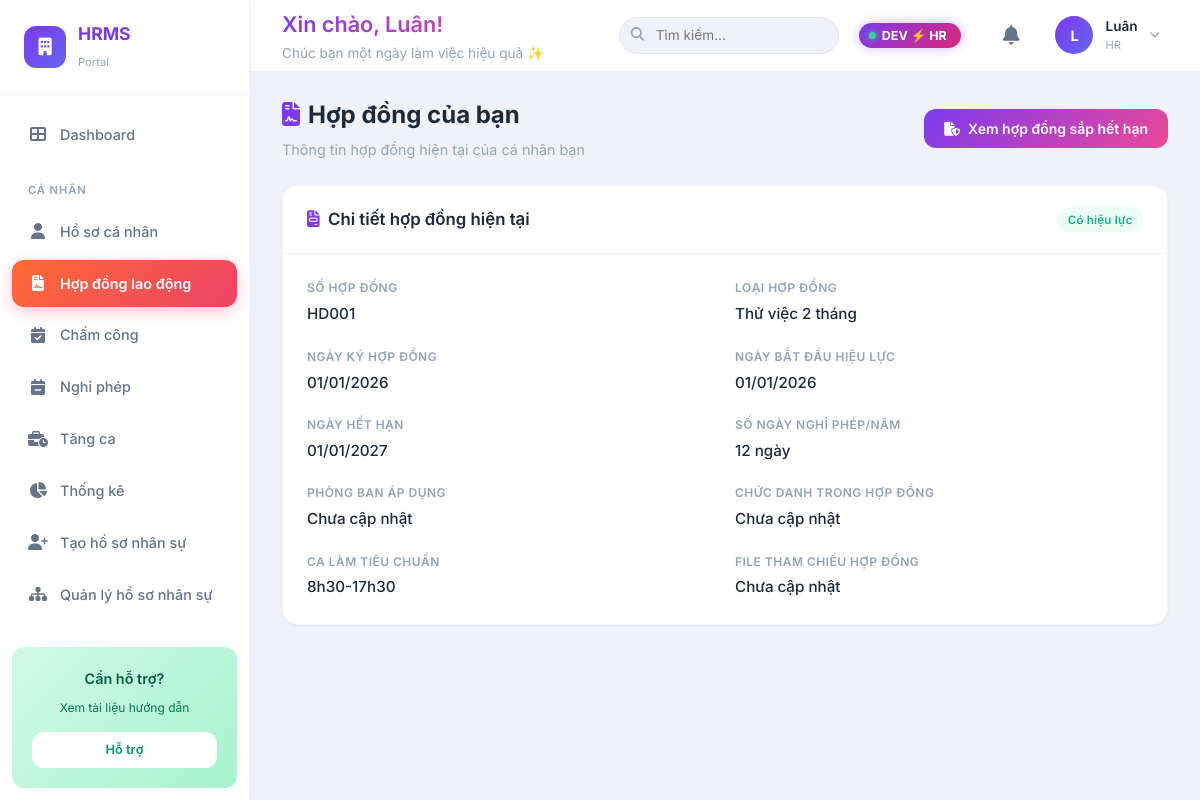
The page /contract/ (signed in) on the database its author committed.
### accounts/models/account_model.py (models this page shows, shortened)
class UserProfile(models.Model):
    user = models.OneToOneField(
        User,
        on_delete=models.CASCADE,
        related_name="profile",
        help_text="Django user that owns this profile.",
    )
    role = models.ForeignKey(
        Role,
        on_delete=models.SET_NULL,
        null=True,
        blank=True,
        related_name="users",
        help_text="System role used for interface and access control.",
    )
    permissions = models.ManyToManyField(
        CustomPermission,
        blank=True,
        related_name="users",
        help_text="Custom permissions assigned independently from role.",
    )
    full_name = models.CharField(
        max_length=255,
        blank=True,
        null=True,
        default="",
        help_text="Full name from registration.",
    )
    employee_id = models.CharField(
        max_length=50,
        unique=True,
        help_text="Unique employee ID.",
    )
    @property
    def is_admin(self):
        if self.role and self.role.name == Role.ADMIN:
            return True
        return bool(self.user_id and self.user.is_superuser and not self.role)
    class Meta:
        ordering = ["user__username"]

### accounts/models/role_model.py (models this page shows, shortened)
class Role(models.Model):
    ADMIN = "admin"
    HR = "hr"
    MANAGER = "manager"
    LEADER = "leader"
    EMPLOYEE = "employee"
    ROLE_CHOICES = [
        (ADMIN, "Admin"),
        (HR, "HR"),
        (MANAGER, "Manager"),
        (LEADER, "Leader"),
        (EMPLOYEE, "Employee"),
    ]
    name = models.CharField(
        max_length=50,
        unique=True,
        choices=ROLE_CHOICES,
        help_text="Tên vai trò (VD: 'admin', 'manager').",
    )
    description = models.TextField(
        blank=True,
        default="",
        help_text="Mô tả vai trò này làm gì.",
    )
    class Meta:
        ordering = ["name"]

### contracts/models/contract_info_model.py (models this page shows, shortened)
class ContractInfo(models.Model):
    user = models.ForeignKey(
        User,
        on_delete=models.CASCADE,
        related_name='contracts',
        help_text="Nhân viên sở hữu hợp đồng này.",
    )
    is_active = models.BooleanField(
        default=True,
        help_text="Hợp đồng đang hiệu lực?",
    )
    contract_number = models.CharField(
        max_length=100,
        blank=True,
        default='',
        help_text="Số hợp đồng hiện tại. VD: HD-2026-001.",
    )
    contract_type = models.CharField(
        max_length=100,
        blank=True,
        default='',
        help_text="Loại hợp đồng. VD: Thử việc 2 tháng, Chính thức 1 năm.",
    )
    contract_signed_date = models.CharField(
        max_length=10,
        blank=True,
        default='',
        help_text="Ngày ký hợp đồng (DD/MM/YYYY).",
    )
    contract_start_date = models.CharField(
        max_length=10,
        blank=True,
        default='',
        help_text="Ngày bắt đầu hiệu lực (DD/MM/YYYY).",
    )
    contract_end_date = models.CharField(
        max_length=10,
        blank=True,
        default='',
        help_text="Ngày hết hạn (DD/MM/YYYY). Để trống nếu không thời hạn.",
    )
    contract_annual_leave_days = models.PositiveIntegerField(
        null=True,
        blank=True,
        help_text="Số ngày nghỉ phép/năm theo hợp đồng.",
    )
    contract_standard_shift = models.CharField(
        max_length=100,
        blank=True,
        default='',
        help_text="Ca làm tiêu chuẩn. VD: 08:30 - 17:30 (Thứ 2 đến Thứ 6).",
    )
    shift_start_time = models.TimeField(
        null=True, blank=True,
        help_text="Giờ bắt đầu ca (đi trễ tính từ đây).",
    )
    shift_end_time = models.TimeField(
        null=True, blank=True,
        help_text="Giờ kết thúc ca (về sớm tính từ đây).",
    )
    contract_attachment_reference = models.CharField(
        max_length=255,
        blank=True,
        default='',
        help_text="Tên file hoặc link tham chiếu hợp đồng.",
    )
    class Meta:
        ordering = ['user__username']
        verbose_name = 'Hợp đồng lao động'
        verbose_name_plural = 'Hợp đồng lao động'

### contracts/views/__init__.py (the view)
# urls.py: path('contract/', contract_view, name='contract'),
@login_required
@deny_admin
def contract_view(request):
    ensure_profile(request.user)
    contract_info = ensure_contract_info(request.user)
    contract_context = build_contract_page_context(contract_info)
    return render(request, 'contracts/contract.html', {
        'active_page': 'contract',
        'contract_context': contract_context,
        'contract_info': contract_info,
    })

### contracts/templates/contracts/contract.html (shortened to what this page needs)
{% extends 'accounts/base_dashboard.html' %}
{% load static %}
{% block content %}
<div class="animate-fade">
    <div style="margin-bottom: 1.5rem; display: flex; justify-content: space-between; align-items: center; flex-wrap: wrap; gap: 1rem;">
        <div>
            <h2 style="font-size:1.5rem; font-weight:700; color:var(--text-main); margin-bottom:0.25rem;">
                <i class="fa-solid fa-file-contract" style="color:var(--primary); margin-right:8px;"></i>Hợp đồng của bạn
            </h2>
            <p style="color:var(--text-muted); font-size:0.9rem;">Thông tin hợp đồng hiện tại của cá nhân bạn</p>
        </div>
        {% if request.user.profile.role.name == 'hr' %}
        <a href="{% url 'hr_expiring_contracts' %}" class="btn btn-primary" style="display: inline-flex; align-items: center; gap: 0.5rem; font-weight: 600;">
            <i class="fa-solid fa-file-shield"></i> Xem hợp đồng sắp hết hạn
        </a>
        {% endif %}
    </div>
    {% if not contract_context.has_contract %}
    <div class="card">
        <div class="card-body">
            <div class="empty-state">
                <i class="fa-solid fa-file-circle-xmark"></i>
                <h3>Chưa có đủ thông tin hợp đồng</h3>
                <p>Vui lòng liên hệ HR/Admin để bổ sung hoặc cập nhật thông tin hợp đồng hiện tại.</p>
            </div>
        </div>
    </div>
    {% else %}
        <div class="card">
            <div class="card-header">
                <h3><i class="fa-solid fa-file-invoice" style="color:var(--primary);"></i>&nbsp; Chi tiết hợp đồng hiện tại</h3>
                <span class="badge {{ contract_context.contract_status_class }}">{{ contract_context.contract_status_label }}</span>
            </div>
            <div class="card-body">
                <div class="info-grid">
                    <div class="info-item">
                        <div class="info-label">Số hợp đồng</div>
                        <div class="info-value">{{ contract_info.contract_number }}</div>
                    </div>
                    <div class="info-item">
                        <div class="info-label">Loại hợp đồng</div>
                        <div class="info-value">{{ contract_info.contract_type }}</div>
                    </div>
                    <div class="info-item">
                        <div class="info-label">Ngày ký hợp đồng</div>
                        <div class="info-value">{{ contract_info.contract_signed_date }}</div>
                    </div>
                    <div class="info-item">
                        <div class="info-label">Ngày bắt đầu hiệu lực</div>
                        <div class="info-value">{{ contract_info.contract_start_date }}</div>
                    </div>
                    <div class="info-item">
                        <div class="info-label">Ngày hết hạn</div>
                        <div class="info-value">{{ contract_context.contract_end_display }}</div>
                    </div>
                    <div class="info-item">
                        <div class="info-label">Số ngày nghỉ phép/năm</div>
                        <div class="info-value">{{ contract_info.contract_annual_leave_days }} ngày</div>
                    </div>
                    <div class="info-item">
                        <div class="info-label">Phòng ban áp dụng</div>
                        <div class="info-value">{{ request.user.profile.department|default:"Chưa cập nhật" }}</div>
                    </div>
                    <div class="info-item">
                        <div class="info-label">Chức danh trong hợp đồng</div>
                        <div class="info-value">{{ request.user.profile.position|default:"Chưa cập nhật" }}</div>
                    </div>
                    <div class="info-item">
                        <div class="info-label">Ca làm tiêu chuẩn</div>
                        <div class="info-value">{{ contract_info.contract_standard_shift }}</div>
                    </div>
                    <div class="info-item">
                        <div class="info-label">File tham chiếu hợp đồng</div>
                        <div class="info-value">
                            {% if contract_info.contract_attachment_reference %}
                                <i class="fa-solid fa-paperclip" style="color:var(--primary); margin-right: 4px;"></i>{{ contract_info.contract_attachment_reference }}
                            {% else %}
                                <span class="empty">Chưa cập nhật</span>
                            {% endif %}
                        </div>
                    </div>
                </div>
            </div>
        </div>
    {% endif %}
</div>
{% endblock %}

### accounts/templates/accounts/base_dashboard.html (shortened to what this page needs)
{% load static %}
<!DOCTYPE html>
<html lang="vi">
<head>
    <link rel="stylesheet" href="https://cdnjs.cloudflare.com/ajax/libs/font-awesome/6.5.1/css/all.min.css">
    <link rel="stylesheet" href="{% static 'accounts/css/style.css' %}">
</head>
<body>
    <div class="app-wrapper">
        <aside class="sidebar" id="sidebar">
            <div class="sidebar-header">
                <div class="sidebar-logo">
                    <div class="logo-icon">
                        <i class="fa-solid fa-building"></i>
                    </div>
                    <div class="logo-text">
                        <span class="logo-name">HRMS</span>
                        <span class="logo-sub">Portal</span>
                    </div>
                </div>
            </div>
            <nav class="sidebar-nav">
                <a href="{% url 'dashboard' %}"
                   class="nav-item {% if active_page == 'dashboard' %}active{% endif %}">
                    <i class="fa-solid fa-th-large"></i>
                    <span>Dashboard</span>
                </a>
                {% if not request.user.profile.is_admin %}
                <div class="nav-section-title">Cá nhân</div>
                <a href="{% url 'profile' %}"
                   class="nav-item {% if active_page == 'profile' %}active{% endif %}">
                    <i class="fa-solid fa-user"></i>
                    <span>Hồ sơ cá nhân</span>
                </a>
                <a href="{% url 'contract' %}" class="nav-item {% if active_page == 'contract' %}active{% endif %}">
                    <i class="fa-solid fa-file-contract"></i>
                    <span>Hợp đồng lao động</span>
                </a>
                <a href="{% url 'attendance' %}" class="nav-item {% if active_page == 'attendance' %}active{% endif %}">
                    <i class="fa-solid fa-calendar-check"></i>
                    <span>Chấm công</span>
                </a>
                <a href="{% url 'leave' %}" class="nav-item {% if active_page == 'leave' %}active{% endif %}">
                    <i class="fa-solid fa-calendar-minus"></i>
                    <span>Nghỉ phép</span>
                </a>
                <a href="{% url 'overtime' %}" class="nav-item {% if active_page == 'overtime' %}active{% endif %}">
                    <i class="fa-solid fa-business-time"></i>
                    <span>Tăng ca</span>
                </a>
                {% if request.user.profile.role.name == 'hr' or request.user.profile.role.name == 'manager' or request.user.profile.role.name == 'leader' %}
                <a href="{% url 'statistics' %}" class="nav-item {% if active_page == 'statistics' %}active{% endif %}">
                    <i class="fa-solid fa-chart-pie"></i>
                    <span>Thống kê</span>
                </a>
                {% endif %}
                {% if request.user.profile.role.name == 'hr' %}
                <a href="{% url 'hr_create_profile' %}" class="nav-item {% if active_page == 'hr_profiles' %}active{% endif %}">
                    <i class="fa-solid fa-user-plus"></i>
                    <span>Tạo hồ sơ nhân sự</span>
                </a>
                <a href="{% url 'user_list' %}" class="nav-item {% if active_page == 'users' %}active{% endif %}">
                    <i class="fa-solid fa-sitemap"></i>
                    <span>Quản lý hồ sơ nhân sự</span>
                </a>
                <a href="{% url 'evaluation_hr_approval' %}" class="nav-item {% if active_page == 'evaluation_hr_approval' %}active{% endif %}">
                </a>
                {% endif %}
                {% endif %}
            </nav>
            <div class="sidebar-help">
                <p>Cần hỗ trợ?</p>
                <span>Xem tài liệu hướng dẫn</span>
                <a href="#" class="btn-support">Hỗ trợ</a>
            </div>
        </aside>
        <div class="main-area">
            <header class="topbar">
                <div class="topbar-left">
                    <div class="welcome-section">
                        <h2 class="text-gradient">
                            Xin chào, {{ request.user.profile.full_name|default:request.user.username }}!
                        </h2>
                        <p>Chúc bạn một ngày làm việc hiệu quả ✨</p>
                    </div>
                </div>
                <div class="topbar-right">
                    <div class="search-box">
                        <i class="fa-solid fa-search"></i>
                        <input type="text" placeholder="Tìm kiếm...">
                    </div>
                    {% if request.user.is_superuser %}
                    <div class="dev-switcher">
                        <button class="dev-toggle" onclick="document.getElementById('devPanel').classList.toggle('open')" type="button">
                            <span class="dev-dot"></span>
                            DEV ⚡ {% if request.user.profile.role %}{{ request.user.profile.role.get_name_display }}{% else %}No Role{% endif %}
                        </button>
                    </div>
                    {% endif %}
                    <div class="notification-wrapper" style="position: relative;">
                        <button class="notification-btn" id="notificationBtn" style="background: none; border: none; cursor: pointer; position: relative;">
                            <i class="fa-solid fa-bell" style="font-size: 1.2rem; color: var(--text-secondary);"></i>
                        </button>
                    </div>
                    <div class="user-menu">
                        <div class="user-avatar">
                            {{ request.user.username|make_list|first|upper }}
                        </div>
                        <div class="user-info">
                            <span class="name">
                                {{ request.user.profile.full_name|default:request.user.username }}
                            </span>
                            <span class="role">
                                {% if request.user.profile.role %}
                                    {{ request.user.profile.role.get_name_display }}
                                {% else %}
                                    User
                                {% endif %}
                            </span>
                        </div>
                        <i class="fa-solid fa-chevron-down" style="font-size:0.65rem;color:var(--text-muted);"></i>
                    </div>
                </div>
            </header>
            <main class="content">
                {% block content %}{% endblock %}
            </main>
        </div>
    </div>
</body>
</html>

### rows shown on the page
ContractInfo: contract_number "HD001", contract_type "Thử việc 2 tháng", contract_signed_date "01/01/2026", contract_start_date "01/01/2026", contract_end_display "01/01/2027", contract_annual_leave_days "12", contract_standard_shift "8h30-17h30"

### other values the page prints
{{ request.user.profile.full_name|default:request.user.username }} "Luân"
{{ request.user.profile.role.get_name_display }} "HR"
{{ request.user.username|make_list|first|upper }} "L"
{{ contract_context.contract_status_label }} "Có hiệu lực"
{{ request.user.profile.department|default:"Chưa cập nhật" }} "Chưa cập nhật"
{{ request.user.profile.position|default:"Chưa cập nhật" }} "Chưa cập nhật"
